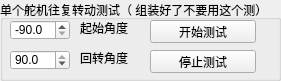
   <widget class="QGroupBox" name="groupBox_15">
    <property name="geometry">
     <rect>
      <x>490</x>
      <y>40</y>
      <width>281</width>
      <height>81</height>
     </rect>
    </property>
    <property name="title">
     <string>单个舵机往复转动测试（ 组装好了不要用这个测）</string>
    </property>
    <widget class="QDoubleSpinBox" name="rotationTestStartAngleDsb">
     <property name="geometry">
      <rect>
       <x>10</x>
       <y>20</y>
       <width>60</width>
       <height>20</height>
      </rect>
     </property>
     <property name="decimals">
      <number>1</number>
     </property>
     <property name="minimum">
      <double>-90.000000000000000</double>
     </property>
     <property name="maximum">
      <double>90.000000000000000</double>
     </property>
     <property name="singleStep">
      <double>1.000000000000000</double>
     </property>
     <property name="value">
      <double>-90.000000000000000</double>
     </property>
    </widget>
    <widget class="QLabel" name="label_41">
     <property name="geometry">
      <rect>
       <x>80</x>
       <y>20</y>
       <width>54</width>
       <height>16</height>
      </rect>
     </property>
     <property name="text">
      <string>起始角度</string>
     </property>
    </widget>
    <widget class="QDoubleSpinBox" name="rotationTestEndAngleDsb">
     <property name="geometry">
      <rect>
       <x>10</x>
       <y>50</y>
       <width>60</width>
       <height>20</height>
      </rect>
     </property>
     <property name="decimals">
      <number>1</number>
     </property>
     <property name="minimum">
      <double>-90.000000000000000</double>
     </property>
     <property name="maximum">
      <double>90.000000000000000</double>
     </property>
     <property name="singleStep">
      <double>1.000000000000000</double>
     </property>
     <property name="value">
      <double>90.000000000000000</double>
     </property>
    </widget>
    <widget class="QLabel" name="label_42">
     <property name="geometry">
      <rect>
       <x>80</x>
       <y>50</y>
       <width>54</width>
       <height>16</height>
      </rect>
     </property>
     <property name="text">
      <string>回转角度</string>
     </property>
    </widget>
    <widget class="QPushButton" name="jointRotationTestBt">
     <property name="geometry">
      <rect>
       <x>150</x>
       <y>20</y>
       <width>106</width>
       <height>23</height>
      </rect>
     </property>
     <property name="text">
      <string>开始测试</string>
     </property>
    </widget>
    <widget class="QPushButton" name="jointRotationTestCloseBt">
     <property name="geometry">
      <rect>
       <x>150</x>
       <y>50</y>
       <width>106</width>
       <height>23</height>
      </rect>
     </property>
     <property name="text">
      <string>停止测试</string>
     </property>
    </widget>
   </widget>
